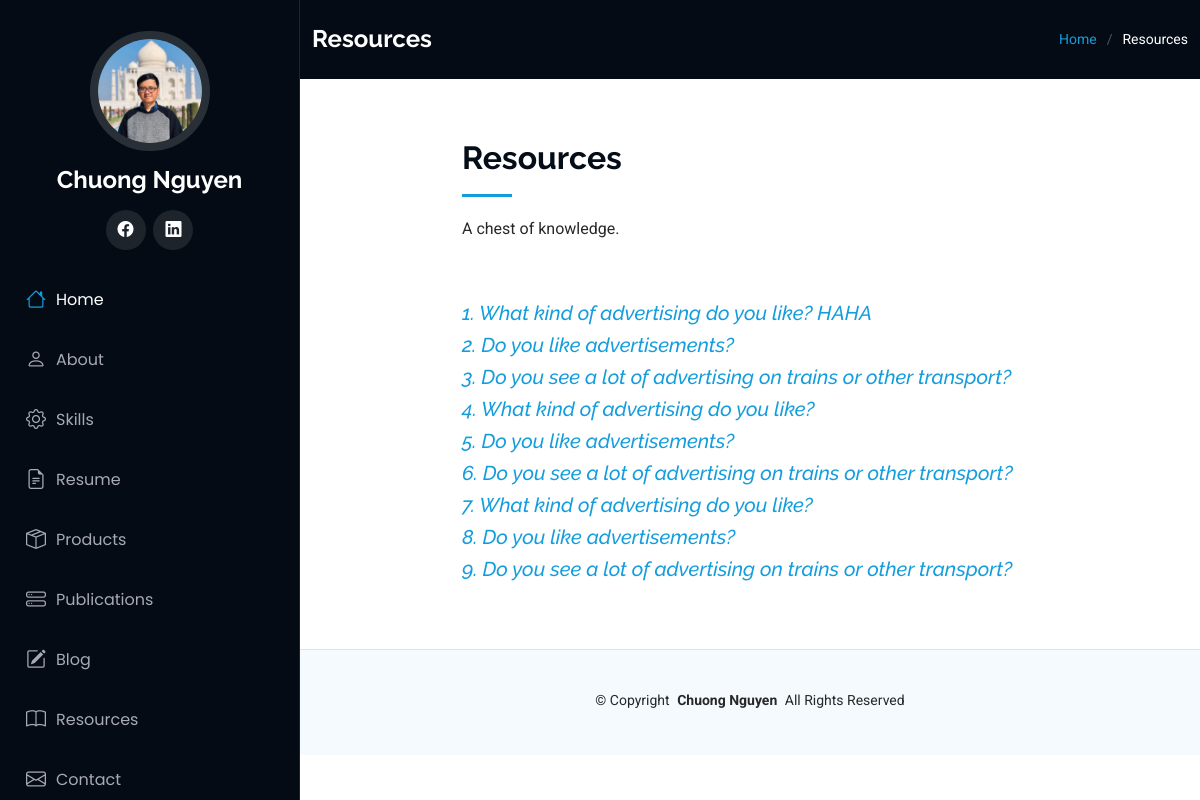
Before: /resources with the older database file.
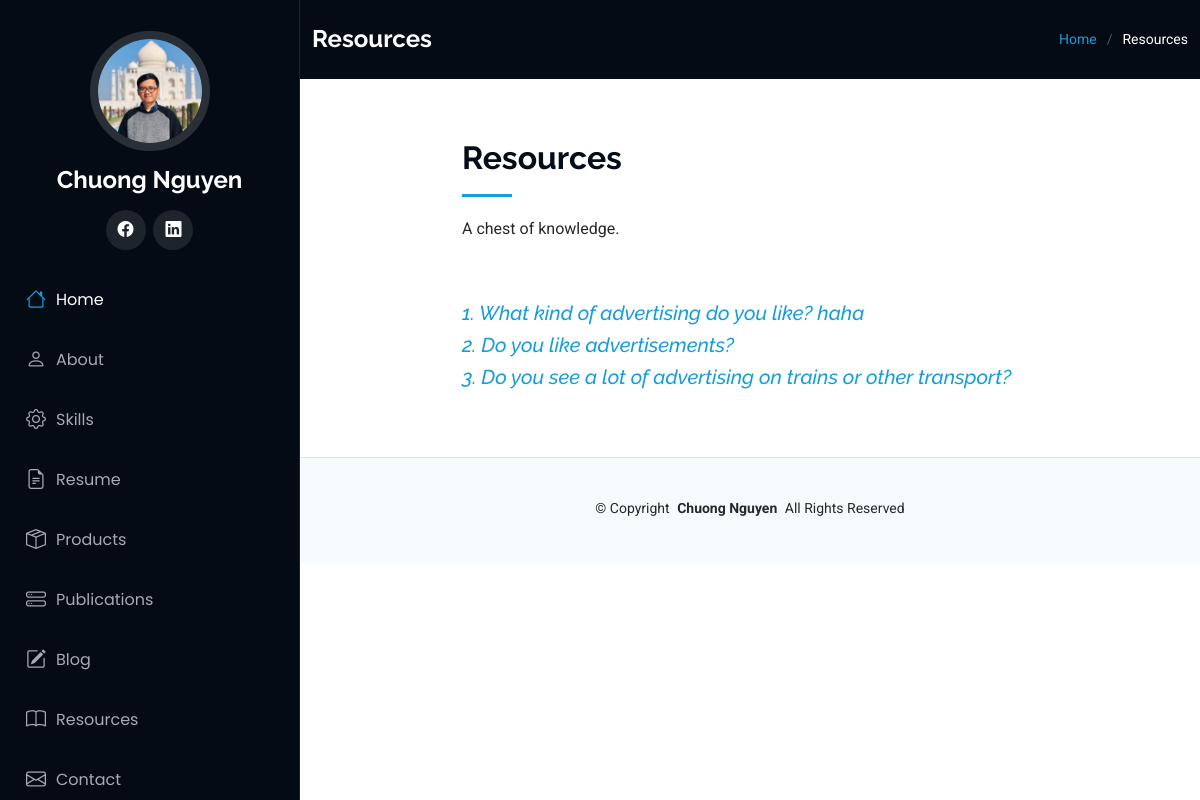
After: the same page with the newer database file.
### main.py (models this page shows)
class SpeakingEnglish(db.Model):
    __tablename__ = "speaking"
    id: Mapped[int] = mapped_column(Integer, primary_key=True)
    topic: Mapped[str] = mapped_column(String(300), nullable=False)
    solution: Mapped[str] = mapped_column(Text, nullable=False)

### main.py (the view)
@app.route('/resources', methods=['GET', 'POST'])
def resources():
    topic_data = db.session.execute(db.select(SpeakingEnglish)).scalars()
    generate_data = GenerateButton()
    if generate_data.validate_on_submit():
        topics_bank = web_scrapping()
        with open('static/assets/files/speaking-part-one.csv', 'a', newline='') as data_file:
            writer = csv.writer(data_file)
            writer.writerow(topics_bank)
        return redirect(url_for('resources'))
    return render_template('resources.html', generate_button=generate_data, objects=topic_data, current_user=current_user)

### templates/resources.html (shortened to what this page needs)
{% from 'bootstrap5/form.html' import render_form %}
{% extends 'base.html' %}
  {% block content %}
  <main class="main">
    <div class="page-title dark-background">
      <div class="container d-lg-flex justify-content-between align-items-center">
        <h1 class="mb-2 mb-lg-0">Resources</h1>
        <nav class="breadcrumbs">
          <ol>
            <li><a href="{{url_for('home')}}">Home</a></li>
            <li class="current">Resources</li>
          </ol>
        </nav>
      </div>
    </div>
    <section id="starter-section" class="starter-section section">
      <div class="container section-title" data-aos="fade-up">
        <div class="row">
          <div class="col-lg-8 mx-auto">
            <h2>Resources</h2>
            <p>A chest of knowledge.</p>
          </div>
        </div>
      </div>
      {% for obj in objects:%}
      <div class="container" data-aos="fade-up">
        <div class="row">
          <div class="col-lg-8 mx-auto rounded text-body-emphasis">
            <h5 class="display-8 fst-italic"><a href="{{url_for('resource_detail', topic_id=obj.id)}}">{{obj.id}}. {{obj.topic}}</a></h5>
          </div>
        </div>
      </div>
      {% endfor %}
    </section>
  </main>
  {% endblock %}

### templates/base.html (shortened to what this page needs)
<!DOCTYPE html>
<html lang="en">
<head>
  <link href="static/assets/vendor/bootstrap/css/bootstrap.min.css" rel="stylesheet">
  <link href="static/assets/vendor/bootstrap-icons/bootstrap-icons.css" rel="stylesheet">
  <link href="static/assets/vendor/aos/aos.css" rel="stylesheet">
  <link href="static/assets/vendor/glightbox/css/glightbox.min.css" rel="stylesheet">
  <link href="static/assets/vendor/swiper/swiper-bundle.min.css" rel="stylesheet">
  <link href="static/assets/css/main.css" rel="stylesheet">
</head>
<body>
  <header id="header" class="header dark-background d-flex flex-column p-3">
    <div class="profile-img">
      <img src="static/assets/img/chuong-ava.jpg" alt="" class="img-fluid rounded-circle">
    </div>
    <a href="index.html" class="logo d-flex align-items-center justify-content-center">
      <h1 class="sitename">Chuong Nguyen</h1>
    </a>
    <div class="social-links text-center">
      <a href="https://www.facebook.com/cnn1211/" class="facebook"><i class="bi bi-facebook"></i></a>
      <a href="https://www.linkedin.com/in/chuongnguyen94/" class="linkedin"><i class="bi bi-linkedin"></i></a>
    </div>
    <nav id="navmenu" class="navmenu mb-auto">
      {% if not is_not_home: %}
      <ul>
        <li><a href="#" class="active"><i class="bi bi-house navicon"></i>Home</a></li>
        <li><a href="#about"><i class="bi bi-person navicon"></i> About</a></li>
        <li><a href="#skills"><i class="bi-gear navicon"></i> Skills</a></li>
        <li><a href="#resume"><i class="bi bi-file-earmark-text navicon"></i> Resume</a></li>
        <li><a href="#portfolio"><i class="bi bi-box-seam navicon"></i> Products</a></li>
        <li><a href="#publications"><i class="bi bi-hdd-stack navicon"></i> Publications</a></li>
        <li><a href="{{url_for('show_all_posts')}}"><i class="bi bi-pencil-square navicon"></i> Blog</a></li>
        <li><a href="{{url_for('resources')}}"><i class="bi bi-book navicon"></i> Resources</a></li>
        <li><a href="#contact"><i class="bi bi-envelope navicon"></i> Contact</a></li>
      </ul>
      {% endif %}
    </nav>
  </header>
  {% block content %} {% endblock %}
  <footer id="footer" class="footer light-background">
    <div class="container">
      <div class="copyright text-center ">
        <p>© <span>Copyright</span> <strong class="px-1 sitename">Chuong Nguyen</strong> <span>All Rights Reserved</span></p>
      </div>
    </div>
  </footer>
</body>
</html>

### static/assets/css/main.css (style rules this page uses)
:root { --default-font: "Roboto", system-ui, -apple-system, "Segoe UI", Roboto, "Helvetica Neue", Arial, "Noto Sans", "Liberation Sans", sans-serif, "Apple Color Emoji", "Segoe UI Emoji", "Segoe UI Symbol", "Noto Color Emoji"; --heading-font: "Raleway", sans-serif; --nav-font: "Poppins", sans-serif; }
:root { --background-color: #ffffff; --default-color: #272829; --heading-color: #050d18; --accent-color: #149ddd; --surface-color: #ffffff; --contrast-color: #ffffff; }
:root { --nav-color: #a8a9b4; --nav-hover-color: #ffffff; --nav-mobile-background-color: #040b14; --nav-dropdown-background-color: #040b14; --nav-dropdown-color: #a8a9b4; --nav-dropdown-hover-color: #ffffff; }
.light-background { --background-color: #f4fafd; --surface-color: #ffffff; }
.dark-background { --background-color: #040b14; --default-color: #ffffff; --heading-color: #ffffff; --surface-color: #151f2b; --contrast-color: #ffffff; }
:root { scroll-behavior: smooth; }
body { color: var(--default-color); background-color: var(--background-color); font-family: var(--default-font); }
a { color: var(--accent-color); text-decoration: none; transition: 0.3s; }
h1, h2, h3, h4, h5, h6 { color: var(--heading-color); font-family: var(--heading-font); }
.header { color: var(--default-color); background-color: var(--background-color); position: fixed; top: 0; left: 0; bottom: 0; padding: 0 15px; width: 300px; transition: all ease-in-out 0.3s; overflow-y: auto; z-index: 997; border-right: 1px solid color-mix(in srgb, var(--default-color), transparent 90%); }
.header .profile-img img { margin: 15px auto; display: block; width: 120px; border: 8px solid color-mix(in srgb, var(--default-color), transparent 85%); }
.header .logo { line-height: 1; margin-bottom: 15px; }
.header .logo h1 { font-size: 24px; margin: 0; font-weight: 700; color: var(--heading-color); }
.header .social-links { margin: 0 0 20px 0; }
.header .social-links a { font-size: 16px; display: inline-flex; align-items: center; justify-content: center; background: color-mix(in srgb, var(--default-color), transparent 90%); color: var(--default-color); margin: 0 2px; border-radius: 50%; text-align: center; width: 40px; height: 40px; transition: 0.3s; }
@media (min-width: 1200px) { .header~main, .header~#footer { margin-left: 300px; } }
.navmenu { padding: 0; z-index: 9997; }
.navmenu ul { list-style: none; padding: 0 0 20px 0; margin: 0; }
.navmenu a, .navmenu a:focus { color: var(--nav-color); padding: 15px 10px; font-family: var(--nav-font); font-size: 16px; font-weight: 400; display: flex; align-items: center; white-space: nowrap; transition: 0.3s; width: 100%; }
.navmenu a .navicon, .navmenu a:focus .navicon { font-size: 20px; margin-right: 10px; }
.navmenu a:hover, .navmenu .active, .navmenu .active:focus { color: var(--nav-hover-color); }
.navmenu a:hover .navicon, .navmenu .active .navicon, .navmenu .active:focus .navicon { color: var(--accent-color); }
.footer { color: var(--default-color); background-color: var(--background-color); font-size: 14px; padding: 40px 0; position: relative; border-top: 1px solid color-mix(in srgb, var(--default-color), transparent 90%); }
.footer .copyright p { margin-bottom: 0; }
.page-title { color: var(--default-color); background-color: var(--background-color); padding: 25px 0; position: relative; }
.page-title h1 { font-size: 24px; font-weight: 700; }
.page-title .breadcrumbs ol { display: flex; flex-wrap: wrap; list-style: none; padding: 0; margin: 0; font-size: 14px; font-weight: 400; }
.page-title .breadcrumbs ol li+li { padding-left: 10px; }
.page-title .breadcrumbs ol li+li::before { content: "/"; display: inline-block; padding-right: 10px; color: color-mix(in srgb, var(--default-color), transparent 70%); }
section, .section { color: var(--default-color); background-color: var(--background-color); padding: 60px 0; overflow: clip; }
.section-title { padding-bottom: 60px; position: relative; }
.section-title h2 { font-size: 32px; font-weight: 700; margin-bottom: 20px; padding-bottom: 20px; position: relative; }
.section-title h2:after { content: ""; position: absolute; display: block; width: 50px; height: 3px; background: var(--accent-color); left: 0; bottom: 0; }
.section-title p { margin-bottom: 0; }

Changed rows visible on the page:
removed SpeakingEnglish: id "4", topic "What kind of advertising do you like?"
removed SpeakingEnglish: id "5", topic "Do you like advertisements?"
removed SpeakingEnglish: id "6", topic "Do you see a lot of advertising on trains or other transport?"
removed SpeakingEnglish: id "7", topic "What kind of advertising do you like?"
removed SpeakingEnglish: id "8", topic "Do you like advertisements?"
removed SpeakingEnglish: id "9", topic "Do you see a lot of advertising on trains or other transport?"
changed SpeakingEnglish id 1: topic "What kind of advertising do you like? HAHA" → "What kind of advertising do you like? haha"
